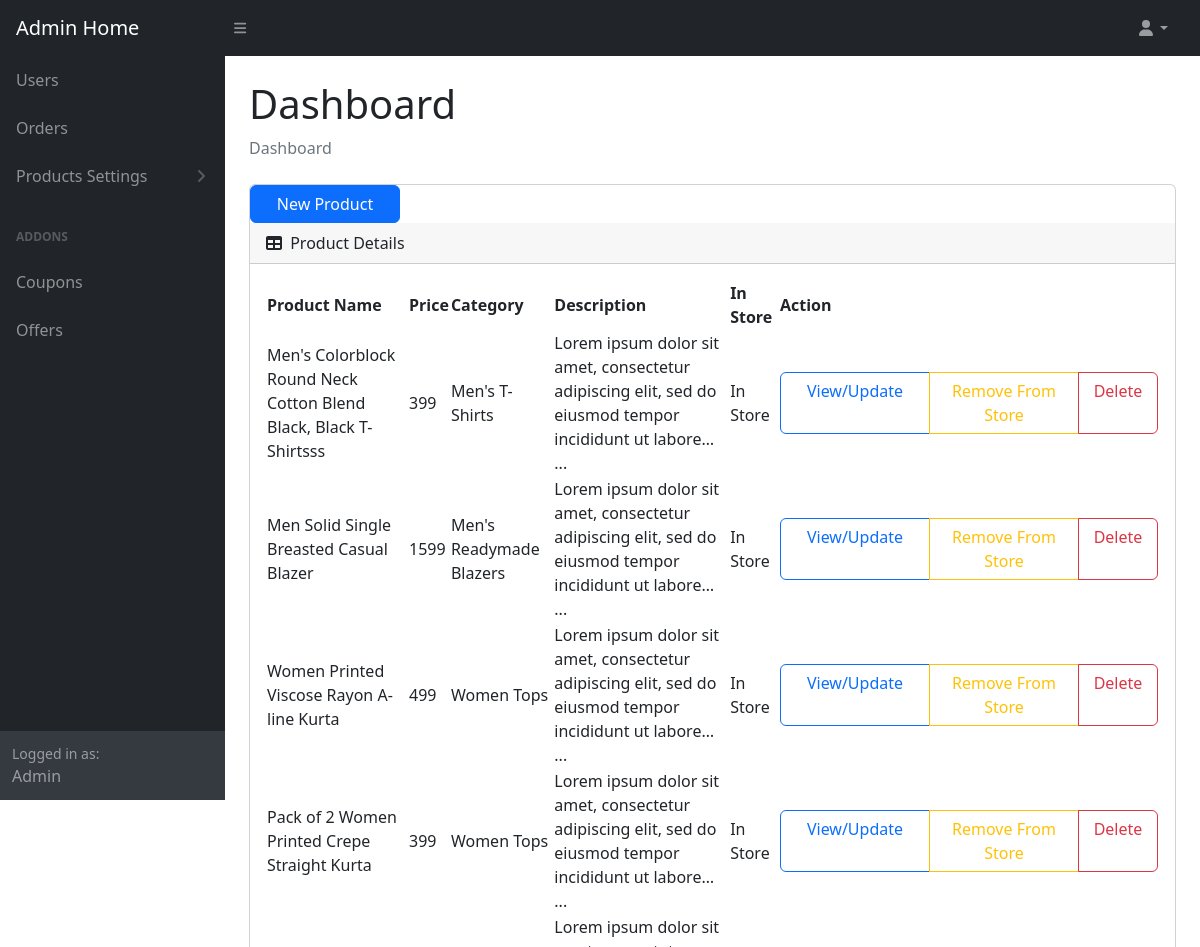
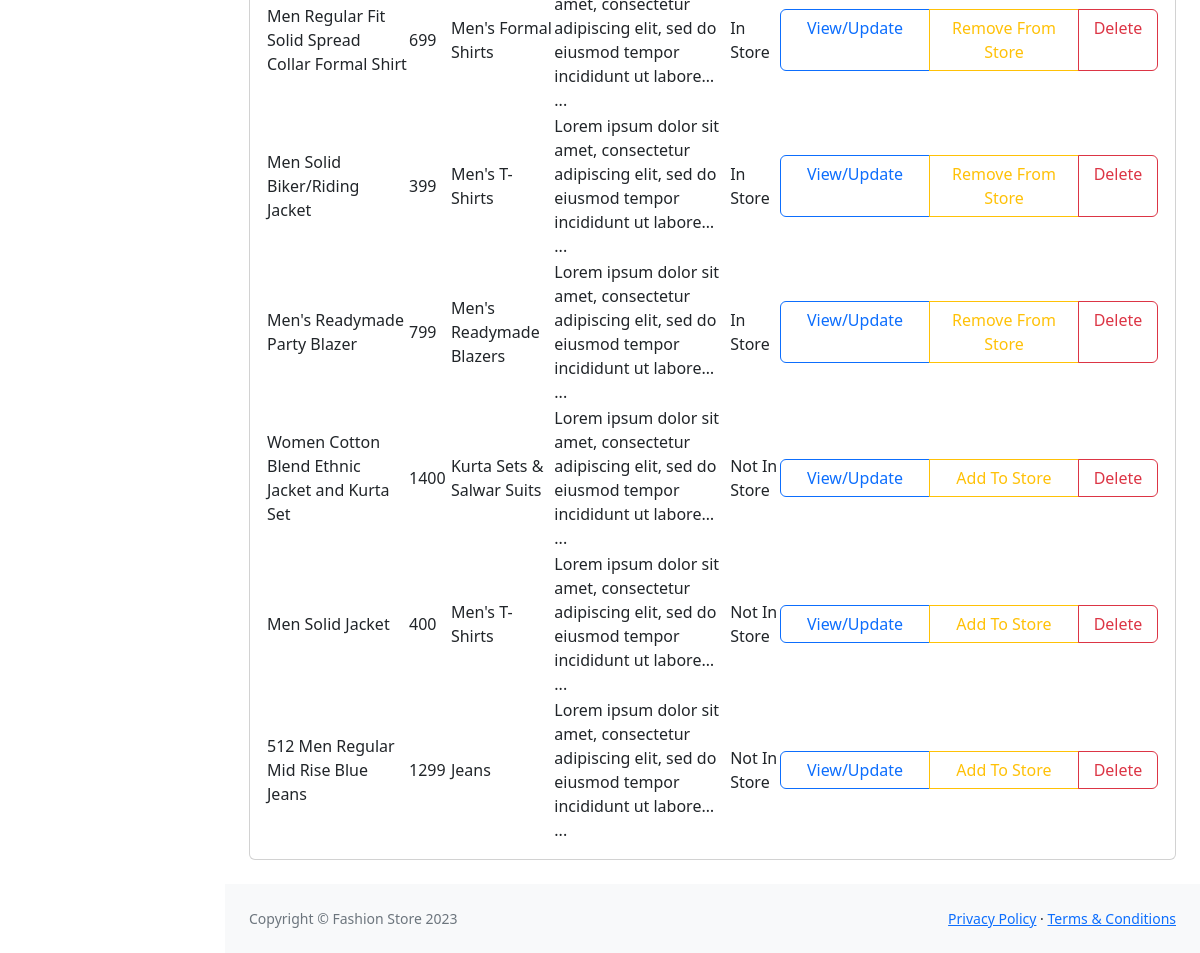
The page /admin_products_view (signed in) on the database its author committed (2 pictures, top to bottom).
### store/models.py (models this page shows, shortened)
class BaseModel(models.Model):
	uid = models.UUIDField(primary_key=True , editable=False , default=uuid.uuid4)
	created_at = models.DateTimeField(auto_now= True)
	updated_at = models.DateTimeField(auto_now_add= True)
	class Meta:
		abstract = True

class Products(BaseModel):
	product_name = models.CharField(max_length=100)
	slug = models.SlugField(max_length=100,unique=True, null=True, blank=True)
	category = models.ForeignKey(Category, on_delete=models.CASCADE, related_name="products")
	price = models.IntegerField()
	product_description = models.TextField()
	image = models.ImageField(null=True, blank=True)
	is_deleted = models.BooleanField(default=False)
	in_store = models.BooleanField(default=False)

class Category(BaseModel):
	category_name = models.CharField(max_length=100)
	slug = models.SlugField(unique=True, null=True, blank=True)
	is_deleted = models.BooleanField(default=False)

### store/views.py (the view)
# urls.py: path('admin_products_view', views.admin_products_view, name="admin_products_view"),
def admin_products_view(request):
    products = Products.objects.all()
    context = {'products_list': products}
    return render(request, 'admin_main/product_lists.html', context)

### store/context_processors.py (called while the page is built)
def category_list_processor(request):
    category_list = Category.objects.all()
    return {'category_list': category_list}

def cart_counter(request):
    cart_count = 0
    try:
        if request.user.is_authenticated:
            cart_items = CartItems.objects.all().filter(user=request.user)
        else:
            cart = uCart.objects.filter(cart_id=_cart_id(request))
            cart_items = CartItems.objects.all().filter(cart=cart[:1])
        for cart_item in cart_items:
            cart_count += cart_item.quantity
    except uCart.DoesNotExist:
        cart_count=0
    return dict(cart_count=cart_count)

### store/templates/admin_main/product_lists.html (shortened to what this page needs)
{%extends 'admin_main/admin_base.html'%}
{%load static%}
{%block body%}
{% if user.is_authenticated and user.is_staff%}
<main>
                    <div class="container-fluid px-4">
                        <h1 class="mt-4">Dashboard</h1>
                        <ol class="breadcrumb mb-4">
                            <li class="breadcrumb-item active">Dashboard</li>
                        </ol>
                        <div class="card mb-4">
                        <a class="btn btn-primary" href="/admin_product_add" style="width:150px">New Product</a>
                            <div class="card-header">
                                <i class="fas fa-table me-1"></i>
                                Product Details
                            </div>
                            <div class="card-body">
                               <table id="datatablesSimple">
  <thead>
    <tr>
      <th>Product Name</th>
      <th>Price</th>
      <th>Category</th>
      <th>Description</th>
      <th>In Store</th>
      <th>Action</th>
    </tr>
  </thead>
  <tbody>
    {% for product in products_list %}
    <tr>
      <td>{{ product.product_name }}</td>
      <td>{{ product.price }}</td>
      <td>{{ product.category.category_name }}</td>
      <td>
           <div class="description-content">
                  <div class="truncated-description">
                    {{ product.product_description|truncatechars:100 }}
                    <span class="read-more-dots">...</span>
                  </div>
                </div>
      </td>
        {%if product.in_store%}
        <td>In Store</td>
        {%else%}
        <td>Not In Store</td>
        {%endif%}
      <td>
          <div class="btn-group">
        <a class="btn btn-outline-primary" href="../admin_product_details_update?id={{product.uid}}" style="width:150px">View/Update</a>
        <a class="btn btn-outline-warning" href="{%url 'add_remove_product_to_store' product_id=product.uid%}" style="width:150px">{%if product.in_store%}Remove From Store{%else%}Add To Store{%endif%}</a>
        <a class="btn btn-outline-danger" href="../delete_product?id={{product.uid}}" style="width:80px">Delete</a>
          </div>
      </td>
    </tr>
    {% endfor %}
  </tbody>
</table>
                            </div>
                        </div>
                    </div>
                </main>
{%endif%}
{%endblock%}

### rows shown on the page
Products: product_name "Men's Colorblock Round Neck Cotton Blend Black, Black T-Shirtsss", price "399", category.category_name "Men's T-Shirts", product_description "Lorem ipsum dolor sit amet, consectetur adipiscing elit, sed do eiusmod tempor incididunt ut labore…", in_store "In Store"
Products: product_name "Men Solid Single Breasted Casual Blazer", price "1599", category.category_name "Men's Readymade Blazers", product_description "Lorem ipsum dolor sit amet, consectetur adipiscing elit, sed do eiusmod tempor incididunt ut labore…", in_store "In Store"
Products: product_name "Women Printed Viscose Rayon A-line Kurta", price "499", category.category_name "Women Tops", product_description "Lorem ipsum dolor sit amet, consectetur adipiscing elit, sed do eiusmod tempor incididunt ut labore…", in_store "In Store"
Products: product_name "Pack of 2 Women Printed Crepe Straight Kurta", price "399", category.category_name "Women Tops", product_description "Lorem ipsum dolor sit amet, consectetur adipiscing elit, sed do eiusmod tempor incididunt ut labore…", in_store "In Store"
Products: product_name "Men Regular Fit Solid Spread Collar Formal Shirt", price "699", category.category_name "Men's Formal Shirts", product_description "Lorem ipsum dolor sit amet, consectetur adipiscing elit, sed do eiusmod tempor incididunt ut labore…", in_store "In Store"
Products: product_name "Men Solid Biker/Riding Jacket", price "399", category.category_name "Men's T-Shirts", product_description "Lorem ipsum dolor sit amet, consectetur adipiscing elit, sed do eiusmod tempor incididunt ut labore…", in_store "In Store"
Products: product_name "Men's Readymade Party Blazer", price "799", category.category_name "Men's Readymade Blazers", product_description "Lorem ipsum dolor sit amet, consectetur adipiscing elit, sed do eiusmod tempor incididunt ut labore…", in_store "In Store"
Products: product_name "Women Cotton Blend Ethnic Jacket and Kurta Set", price "1400", category.category_name "Kurta Sets & Salwar Suits", product_description "Lorem ipsum dolor sit amet, consectetur adipiscing elit, sed do eiusmod tempor incididunt ut labore…", in_store "Not In Store"
Products: product_name "Men Solid Jacket", price "400", category.category_name "Men's T-Shirts", product_description "Lorem ipsum dolor sit amet, consectetur adipiscing elit, sed do eiusmod tempor incididunt ut labore…", in_store "Not In Store"
Products: product_name "512 Men Regular Mid Rise Blue Jeans", price "1299", category.category_name "Jeans", product_description "Lorem ipsum dolor sit amet, consectetur adipiscing elit, sed do eiusmod tempor incididunt ut labore…", in_store "Not In Store"
